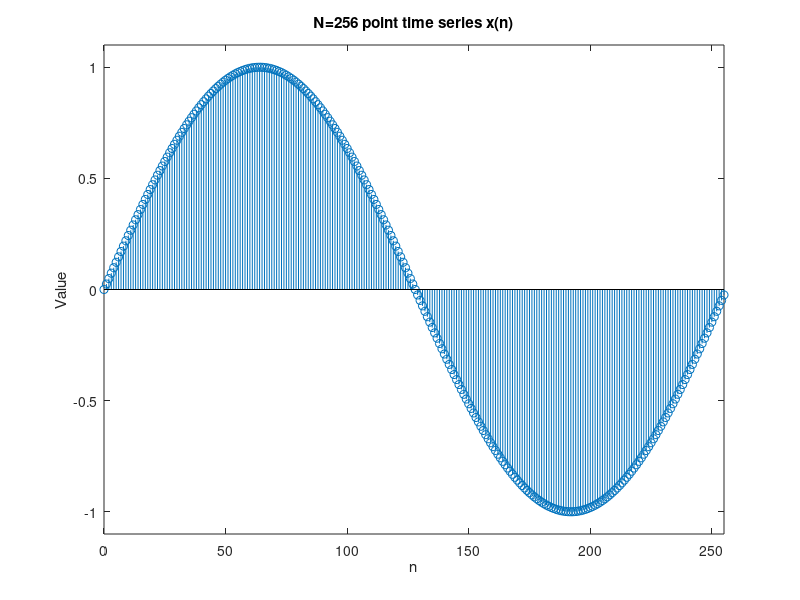
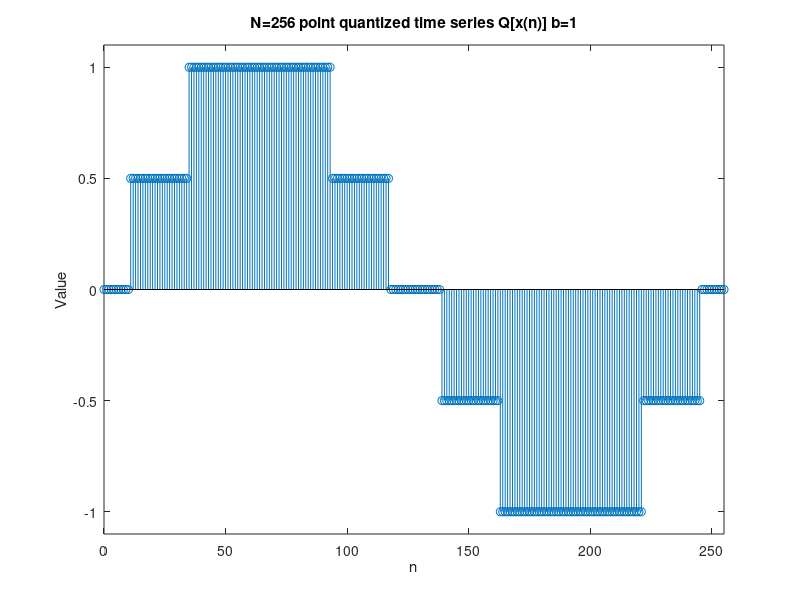
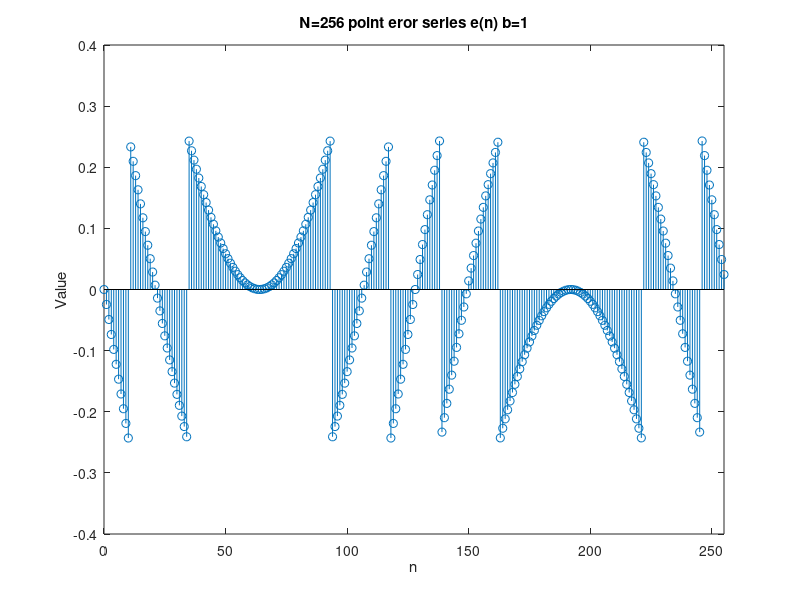
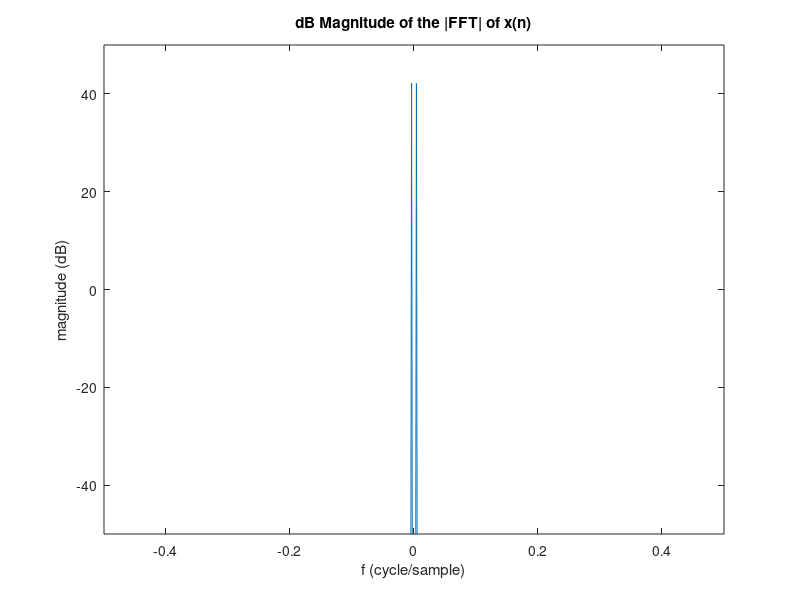

These figures' MATLAB source, in order:
clear;clc;close all;
%% 1
N=256;
n=0:N-1;
xn=sin(2*pi/N*n);
% xx=xn;
figure(1);
stem(n,xn);
axis([0 length(xn)-1 -1.1 1.1]);
xlabel('n');ylabel('Value');title('N=256 point time series x(n)');

b=1;          %%1,3,7
% noise=-2^(-b) + (2^(-b)+2^(-b)).*rand(1,N);
% xn=xn+noise;

xn_q=xn.*(2^b);
xn_q=round(xn_q);
xn_q=xn_q.*(2^(-b));
figure(2);
stem(n,xn_q);
axis([0 length(xn)-1 -1.1 1.1]);
xlabel('n');ylabel('Value');title(['N=256 point quantized time series Q[x(n)] b=' num2str(b)]);

en=xn_q-xn;   %%change for dither
figure(3);
stem(n,en);
xlim([0 length(xn)-1]);
xlabel('n');ylabel('Value');title(['N=256 point eror series e(n) b=' num2str(b)]);
%% 2
XN=fftshift(fft(xn,N));
figure(4);
plot([-0.5:1/N:0.5-1/N],20*log10(abs(XN)));
title('dB Magnitude of the |FFT| of x(n)');
xlabel('f (cycle/sample)');ylabel('magnitude (dB)');
axis([-0.5 0.5 -50 50]);

figure(5);
XN_Q=abs(fftshift(fft(xn_q,N)));
XN_Q=XN_Q(2:2:end);                         %%cut-off large negative
plot([-0.5:2/N:0.5-2/N],20*log10(abs(XN_Q)));  
title(['dB Magnitude of the |FFT| of Q[x(n)] b=' num2str(b)]);
xlabel('f (cycle/sample)');ylabel('magnitude (dB)');

%% 3
figure(6);
hist(en); 
title(['Histogram of e(n) b=' num2str(b)]);
xlabel('Amplitude');ylabel('Count'); 

m=63; 
figure(7); 
e_auto=xcorr(en,m,'biased');
e_auto=e_auto(m+1:2*m+1); 
stem(0:m,e_auto); 
title(['The autocorrelation sequence estimate c_{ee}(m) of e(n) b=' num2str(b)]); 
xlabel('m');ylabel('c_{ee}(m)'); 
xlim([0 m]);

window=hamming(N)'; 
wn=en.*window;    
U=sum(window.^2);    
Pee=10*log10(abs(fftshift(fft(wn))).^2/U);
figure(8);     
f=[-0.5:1/N:0.5-1/N];     
plot(f,Pee);     
xlabel('f (cycle/sample)');ylabel('Power(dB)');
title(['Power Spectrum Estimate of e(n) b=' num2str(b)]); 

figure(9); 
bex=xcorr(xn,en,m,'biased'); stem(-m:m,bex); 
title(['The cross-correlation sequence estimate c_{ex}(m) b=' num2str(b)]); 
xlabel('m');ylabel('c_{ex}(m)');
xlim([-m m]);